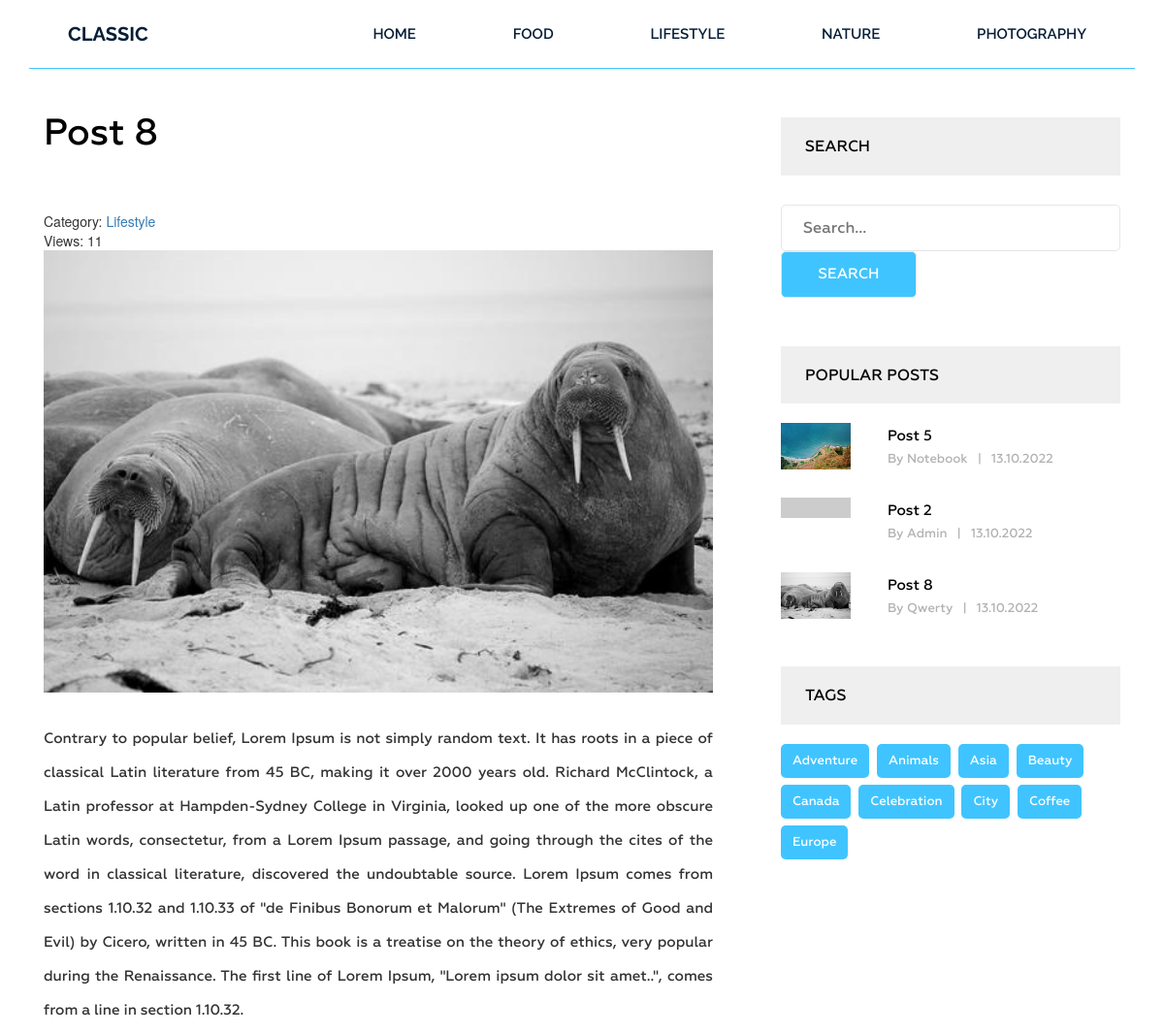
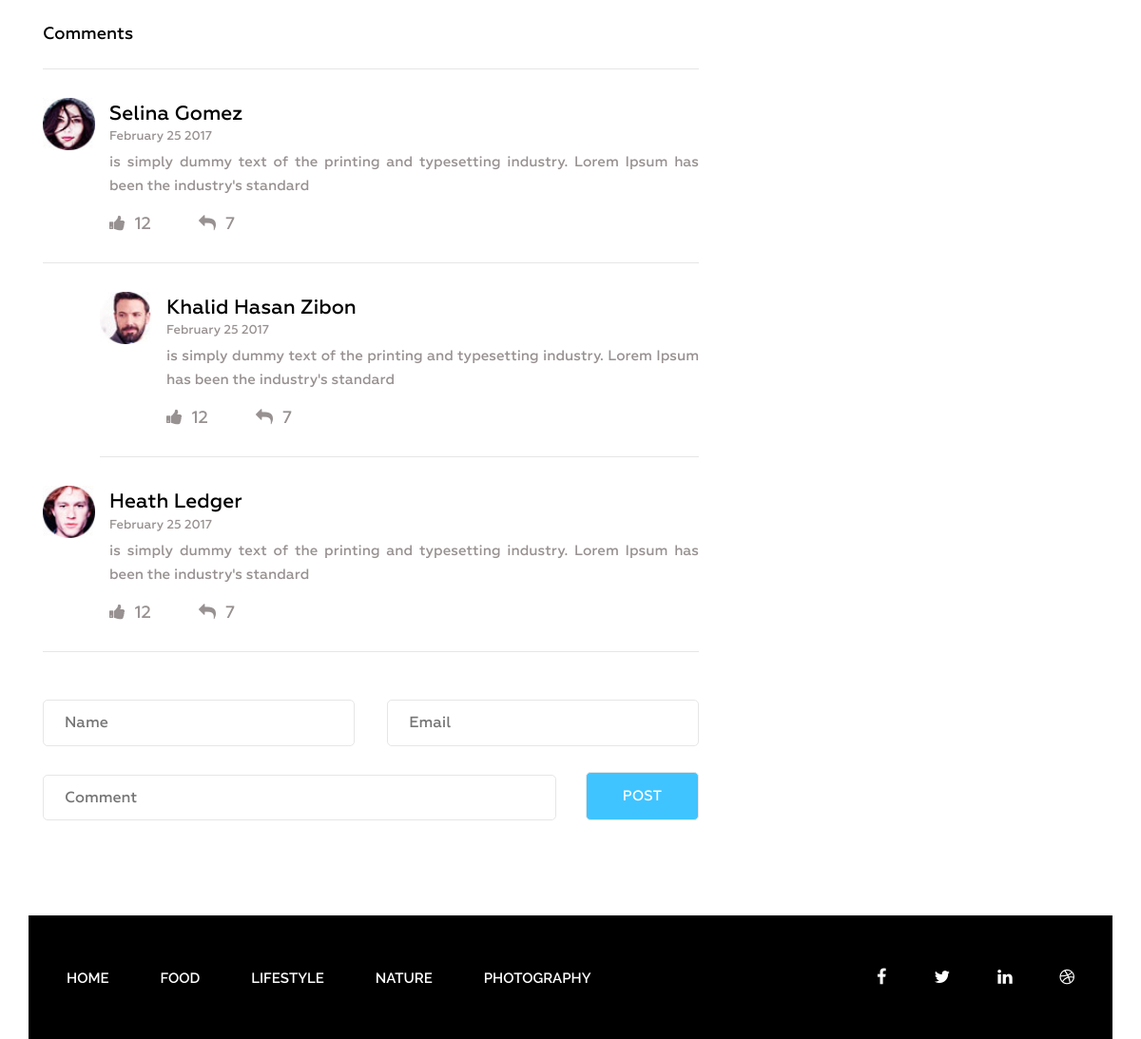
Page /post/post-8/ on the committed database (2 pictures, top to bottom).
### blog/models.py (models this page shows, shortened)
class Category(models.Model):
    title = models.CharField(max_length=255)
    slug = models.SlugField(max_length=255, verbose_name='Url', unique=True)
    def __str__(self):
        return self.title
    def get_absolute_url(self):
        return reverse('category', kwargs={"slug": self.slug})
    class Meta:
        verbose_name = 'Category'
        verbose_name_plural = 'Categories'
        ordering = ['title']

class Post(models.Model):
    title = models.CharField(max_length=255)
    slug = models.SlugField(max_length=255, verbose_name='Url', unique=True)
    author = models.CharField(max_length=100)
    content = models.TextField(blank=True)
    created_at = models.DateTimeField(auto_now_add=True, verbose_name='Published')
    photo = models.ImageField(upload_to='photos/%Y/%m/%d/', blank=True)
    views = models.IntegerField(default=0, verbose_name='Views q-ty')
    category = models.ForeignKey(Category, on_delete=models.PROTECT, related_name='posts')
    tags = models.ManyToManyField(Tag, blank=True, related_name='posts')
    def get_absolute_url(self):
        return reverse('post', kwargs={"slug": self.slug})
    class Meta:
        verbose_name = 'Post'
        verbose_name_plural = 'Posts'
        ordering = ['-created_at']

class Tag(models.Model):
    title = models.CharField(max_length=50)
    slug = models.SlugField(max_length=50, verbose_name='Url', unique=True)
    def get_absolute_url(self):
        return reverse('tag', kwargs={"slug": self.slug})
    class Meta:
        verbose_name = 'Tag'
        verbose_name_plural = 'Tags'
        ordering = ['title']

### blog/views.py (the view)
# urls.py: path('post/<str:slug>/', GetPost.as_view(), name='post'),
class GetPost(DetailView):
    model = Post
    template_name = 'blog/single.html'
    context_object_name = 'post'
    def get_context_data(self, *, object_list=None, **kwargs):
        context = super().get_context_data(**kwargs)
        self.object.views = F('views') + 1
        self.object.save()
        self.object.refresh_from_db()
        return context

### blog/templatetags/menu.py (called while the page is built)
@register.inclusion_tag('blog/menu_tpl.html')
def show_menu(manu_class='menu'):
    categories = Category.objects.all()
    return {"categories": categories, "menu_class": manu_class}

### blog/templatetags/sidebar.py (called while the page is built)
@register.inclusion_tag('blog/popular_posts_tpl.html')
def get_popular(cnt=3):
    posts = Post.objects.order_by('-views')[:cnt]
    return {"posts": posts}

@register.inclusion_tag('blog/tags_tpl.html')
def get_tags():
    tags = Tag.objects.all()
    return {"tags": tags}

### blog/templates/blog/single.html (shortened to what this page needs)
{% extends 'base.html' %}
{% load static %}
{% load sidebar %}
{% block content %}
<section class="single-blog-area">
    <div class="container">
        <div class="row">
            <div class="col-md-12">
                <div class="border-top">
                    <div class="col-md-8">
                        <div class="blog-area">
                            <div class="blog-area-part">
                                <h2>{{ post.title }}</h2>
                                <div class="single-content">
                                    <div>
                                        <span>Category: <a href="{{ post.category.get_absolute_url }}">{{ post.category }}</a></span>
                                        <br>
                                        <span>Views: {{ post.views }}</span>
                                    </div>
                                    <img src="{{ post.photo.url }}" alt="{{ post.title }}">
                                    {{ post.content|safe }}
                                </div>
                            </div>
                            <div class="commententries">
                                <h3>Comments</h3>
                                <ul class="commentlist">
                                    <li>
                                        <article class="comment">
                                            <header class="comment-author">
                                                <img src="img/author-1.jpg" alt="">
                                            </header>
                                            <section class="comment-details">
                                                <div class="author-name">
                                                    <h5><a href="#">Selina Gomez</a></h5>
                                                    <p>February 25 2017</p>
                                                </div>
                                                <div class="comment-body">
                                                    <p>is simply dummy text of the printing and typesetting industry.
                                                        Lorem Ipsum has been the industry's standard </p>
                                                </div>
                                                <div class="reply">
                                                    <p><span><a href="#"><i class="fa fa-thumbs-up"
                                                                            aria-hidden="true"></i></a>12</span><span><a
                                                            href="#"><i class="fa fa-reply" aria-hidden="true"></i></a>7</span>
                                                    </p>
                                                </div>
                                            </section>
                                        </article>
                                        <ul class="children">
                                            <li>
                                                <article class="comment">
                                                    <header class="comment-author">
                                                        <img src="img/author-2.jpg" alt="">
                                                    </header>
                                                    <section class="comment-details">
                                                        <div class="author-name">
                                                            <h5><a href="#">Khalid Hasan Zibon</a></h5>
                                                            <p>February 25 2017</p>
                                                        </div>
                                                        <div class="comment-body">
                                                            <p>is simply dummy text of the printing and typesetting
                                                                industry. Lorem Ipsum has been the industry's
                                                                standard </p>
                                                        </div>
                                                        <div class="reply">
                                                            <p><span><a href="#"><i class="fa fa-thumbs-up"
                                                                                    aria-hidden="true"></i></a>12</span><span><a
                                                                    href="#"><i class="fa fa-reply"
                                                                                aria-hidden="true"></i></a>7</span></p>
                                                        </div>
                                                    </section>
                                                </article>
                                            </li>
                                        </ul>
                                    </li>
                                    <li>
                                        <article class="comment">
                                            <header class="comment-author">
                                                <img src="img/author-3.jpg" alt="">
                                            </header>
                                            <section class="comment-details">
                                                <div class="author-name">
                                                    <h5><a href="#">Heath Ledger</a></h5>
                                                    <p>February 25 2017</p>
                                                </div>
                                                <div class="comment-body">
                                                    <p>is simply dummy text of the printing and typesetting industry.
                                                        Lorem Ipsum has been the industry's standard </p>
                                                </div>
                                                <div class="reply">
                                                    <p><span><a href="#"><i class="fa fa-thumbs-up"
                                                                            aria-hidden="true"></i></a>12</span><span><a
                                                            href="#"><i class="fa fa-reply" aria-hidden="true"></i></a>7</span>
                                                    </p>
                                                </div>
                                            </section>
                                        </article>
                                    </li>
                                </ul>
                            </div>
                            <form action="#" method="get">
                                <div class="name">
                                    <input type="text" name="" id="" placeholder="Name" class="name">
                                </div>
                                <div class="email">
                                    <input type="email" name="" id="" placeholder="Email" class="email">
                                </div>
                                <div class="comment">
                                    <input type="text" name="" id="" placeholder="Comment" class="comment">
                                </div>
                                <div class="post">
                                    <input type="submit" value="Post">
                                </div>
                            </form>
                        </div>
                    </div>
                    <div class="col-md-4">
                        <div class="newsletter">
                            <h2 class="sidebar-title">Search</h2>
                            <form action="{% url 'search' %}" method="get">
                                <input type="text" name="s" placeholder="Search...">
                                <input type="submit" value="Search">
                            </form>
                        </div>
                        {% get_popular 3 %}
                        {% get_tags %}
                    </div>
                </div>
            </div>
        </div>
    </div>
</section>
{% endblock %}

### templates/base.html (shortened to what this page needs)
{% load static %}
{% load cache %}
<!DOCTYPE html>
<html lang="en">
<head>
    <link rel="stylesheet" href="{% static 'css/bootstrap.css' %}">
    <link rel="stylesheet" href="{% static 'css/font-awesome.min.css' %}">
    <link rel="stylesheet" href="{% static 'css/owl.carousel.min.css' %}">
    <link rel="stylesheet" href="{% static 'css/owl.theme.default.min.css' %}">
    <link rel="stylesheet" href="{% static 'style.css' %}">
    <link rel="stylesheet" href="{% static 'responsive.css' %}">
</head>
<body>
    <div class="wrapper">
        {% cache 20 header %}
        {% include 'inc/_header.html' %}
        {% endcache %}
        {% block content %}
        {% endblock %}
        {% cache 20 footer %}
        {% include 'inc/_footer.html' %}
        {% endcache %}
    </div>
</body>
</html>

### templates/inc/_header.html
{% load menu %}
<header class="header">
    <div class="container">
        <div class="row">
            <div class="col-md-2">
                <div class="logo">
                    <h2><a href="{% url 'home' %}}">Classic</a></h2>
                </div>
            </div>
            <div class="col-md-10">
                {% show_menu %}
            </div>
        </div>
    </div>
</header>

### blog/templates/blog/menu_tpl.html
<div class="{{ menu_class }}">
    <ul>
        <li><a href="{% url 'home' %}">Home</a></li>
        {% for item in categories %}
            <li><a href="{{ item.get_absolute_url }}">{{ item.title }}</a></li>
        {% endfor %}
    </ul>
</div>

### blog/templates/blog/popular_posts_tpl.html
<h2 class="sidebar-title">Popular posts</h2>
<div class="grid">
    {% for post in posts %}
    <div class="portfolio-item popular">
        {% if post.photo %}
        <img src="{{ post.photo.url }}" alt="{{ post.title }}">
        {% else %}
        <img src="https://picsum.photos/id/1060/300/201/?blur=2" alt="{{ post.title }}">
        {% endif %}
        <div class="portfolio-text">
            <h5><a href="{{ post.get_absolute_url }}">{{ post.title }}</a></h5>
            <p>By {{ post.author }}<span>|</span>{{ post.created_at|date:"d.m.Y" }}</p>
        </div>
    </div>
    {% endfor %}
</div>

### templates/inc/_footer.html
{% load menu %}
<footer class="footer">
    <div class="container">
        <div class="row">
            <div class="col-md-12">
                <div class="footer-bg">
                    <div class="row">
                        <div class="col-md-9">
                            {% show_menu 'footer-menu' %}
                        </div>
                        <div class="col-md-3">
                            <div class="footer-icon">
                                <p><a href="#"><i class="fa fa-facebook" aria-hidden="true"></i></a><a href="#"><i
                                        class="fa fa-twitter" aria-hidden="true"></i></a><a href="#"><i
                                        class="fa fa-linkedin" aria-hidden="true"></i></a><a href="#"><i
                                        class="fa fa-dribbble" aria-hidden="true"></i></a></p>
                            </div>
                        </div>
                    </div>
                </div>
            </div>
        </div>
    </div>
</footer>

### rows in the picture
Category: title "FOOD"
Category: title "LIFESTYLE"
Category: title "NATURE"
Category: title "PHOTOGRAPHY"
Post: title "Post 8", category "Lifestyle", views "11", photo (picture), content "Contrary to popular belief, Lorem Ipsum is not simply random text. It has roots in a piece of classical Latin literature from 45 BC, making it over 2000 years old. Richard McClintock, a Latin professor at Hampden-Sydney College in Virginia, looked up one of the more obscure Latin words, consectetur, from a Lorem Ipsum passage, and going through the cites of the word in classical literature, discovered the undoubtable source. Lorem Ipsum comes from sections 1.10.32 and 1.10.33 of \"de Finibus Bonorum et Malorum\" (The Extremes of Good and Evil) by Cicero, written in 45 BC. This book is a treatise on the theory of ethics, very popular during the Renaissance. The first line of Lorem Ipsum,…", author "Qwerty", created_at "13.10.2022"
Post: photo (picture), title "Post 5", author "Notebook", created_at "13.10.2022"
Post: title "Post 2", author "Admin", created_at "13.10.2022"
Tag: title "Adventure"
Tag: title "Animals"
Tag: title "Asia"
Tag: title "Beauty"
Tag: title "Canada"
Tag: title "Celebration"
Tag: title "City"
Tag: title "Coffee"
Tag: title "Europe"
